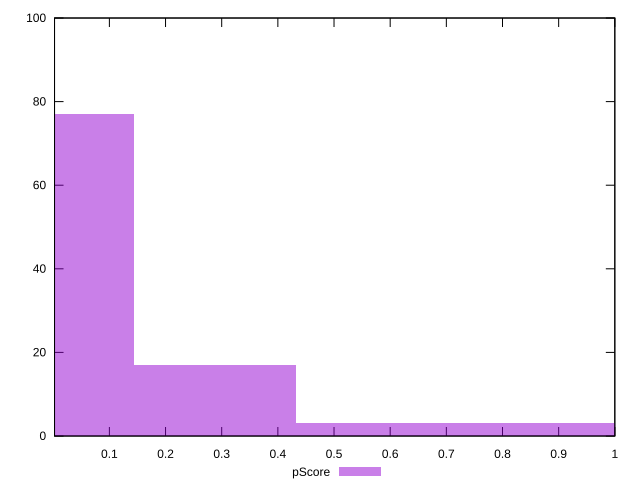

Write the gnuplot code that produced this figure.
reset

$pScore <<EOF
0.5768116893121518 3
0.8652175339682276 3
0.2884058446560759 17
0 77
EOF

set key outside below
set boxwidth 0.2884058446560759
set xrange [0.002332272957049686:0.9999927326183613]
set yrange [0:100]
set trange [0:100]
set style fill transparent solid 0.5 noborder
set terminal svg size 640, 490 enhanced background rgb 'white'
set output "report/report_00029_2021-02-24T13-36-40.390Z/total-blocking-time/samples/music/pScore/histogram.svg"

plot $pScore title "pScore" with boxes

reset
